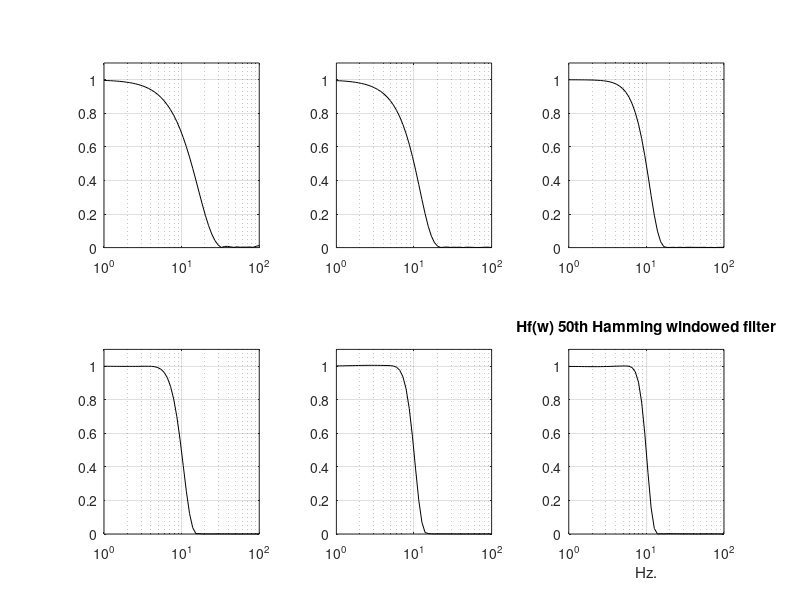

Write MATLAB code to recreate this figure.
% Frequency response Hf(w) of Hamming windowed filter
% for several filter orders
fs=130; %sampling frequency in Hz.
fc=10/(fs/2); %cut-off at 10 Hz.
f=logspace(0,2); %logaritmic set of frequency values in Hz.
dend=[1]; %transfer function denominator

for nn=1:6,  
N=10*nn; %filter order
hw=hamming(N+1);
numd=fir1(N,fc,hw); %transfer function numerator
G=freqz(numd,dend,f,fs); %computes frequency response
subplot(2,3,nn); semilogx(f,abs(G),'k'); %plots gain
axis([1 100 0 1.1]); grid;
end

xlabel('Hz.'); title('Hf(w) 50th Hamming windowed filter')
